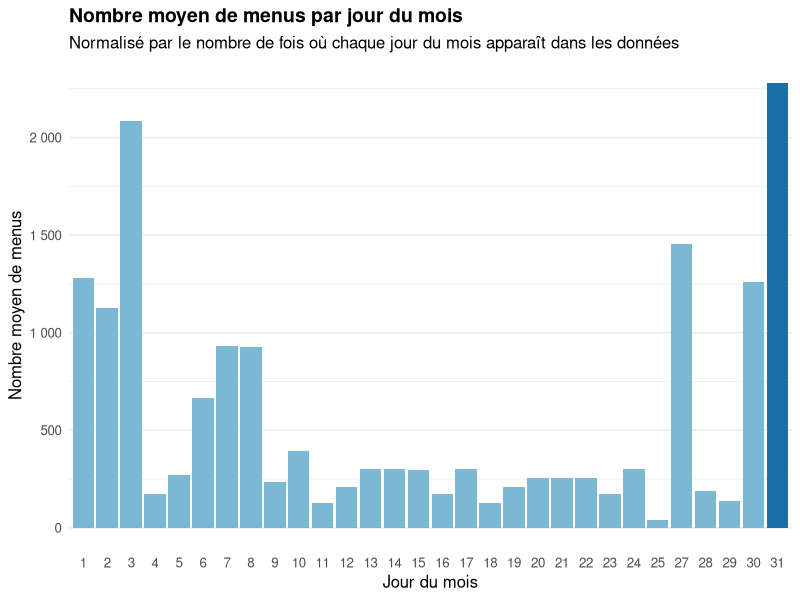
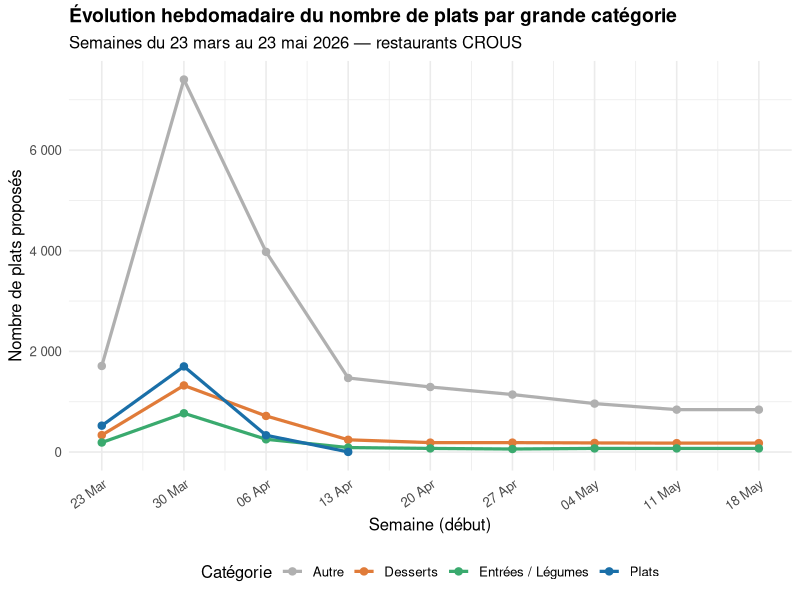
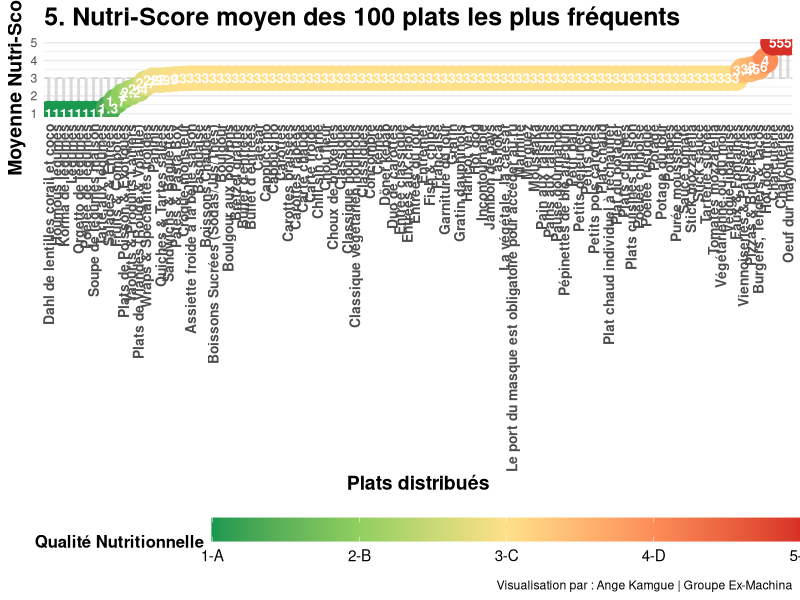
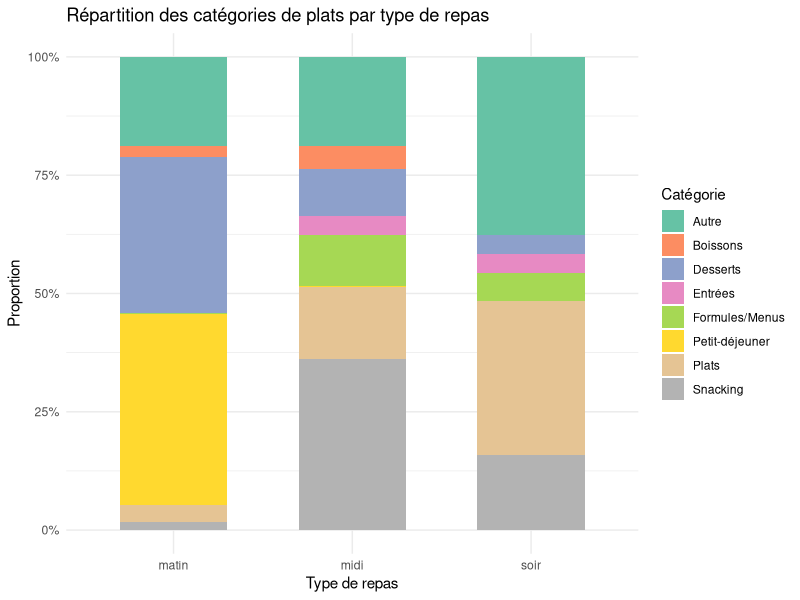
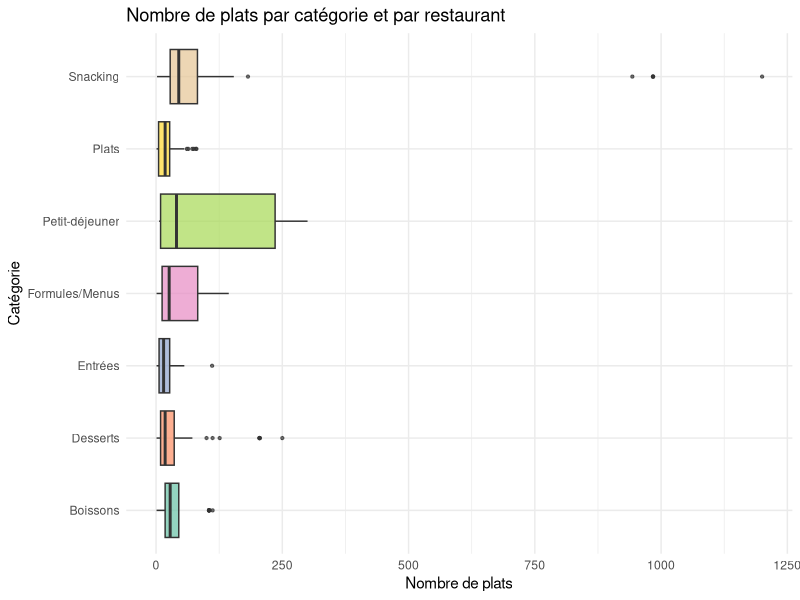

The R source for these figures, in order: (Note: this script raises an error after producing the figures.)
## ---- chunk 1
knitr::opts_chunk$set(echo = TRUE)
library(dplyr)
library(tibble)
library(ggplot2)
library(tidyr)
library(readr)
library(forcats)
library(scales)
## ---- chunk 2
library(dplyr)
library(ggplot2)
library(lubridate)
library(readr)
library(scales)

menus <- read_csv("../data/menus_complets_enrichis.csv", show_col_types = FALSE) %>%
  mutate(date = dmy(date))

# Nombre de jours observés par valeur de jour du mois (pour normaliser)
nb_jours_observes <- menus %>%
  distinct(date) %>%
  mutate(jour_mois = day(date)) %>%
  count(jour_mois, name = "nb_jours_obs")

# Agrégation : total de menus par jour du mois
menus_par_jour <- menus %>%
  mutate(jour_mois = day(date)) %>%
  count(jour_mois, name = "nb_menus") %>%
  left_join(nb_jours_observes, by = "jour_mois") %>%
  mutate(
    menus_normalises = nb_menus / nb_jours_obs,
    highlight = menus_normalises == max(menus_normalises)
  )

ggplot(menus_par_jour, aes(x = factor(jour_mois), y = menus_normalises, fill = highlight)) +
  geom_col(show.legend = FALSE) +
  scale_fill_manual(values = c("FALSE" = "#7ab8d4", "TRUE" = "#1a6fa8")) +
  scale_y_continuous(labels = comma_format(big.mark = " ")) +
  labs(
    title    = "Nombre moyen de menus par jour du mois",
    subtitle = "Normalisé par le nombre de fois où chaque jour du mois apparaît dans les données",
    x        = "Jour du mois",
    y        = "Nombre moyen de menus"
  ) +
  theme_minimal(base_size = 12) +
  theme(
    plot.title    = element_text(face = "bold", size = 14),
    panel.grid.major.x = element_blank()
  )
## ---- chunk 3
library(dplyr)
library(ggplot2)
library(lubridate)
library(readr)
library(scales)
library(stringr)

menus <- read_csv("../data/menus_complets_enrichis.csv", show_col_types = FALSE) %>%
  mutate(date = dmy(date))

# Regroupement des catégories en grandes familles
menus <- menus %>%
  mutate(
    categorie_groupe = case_when(
      str_detect(str_to_lower(categorie), "dessert|pâtisserie|patisserie|fruit|yaourt|fromage") ~ "Desserts",
      str_detect(str_to_lower(categorie), "entree|entrée|légume|legume|salade|soupe|potage")   ~ "Entrées / Légumes",
      str_detect(str_to_lower(categorie), "plat|viande|poisson|porc|bœuf|boeuf|poulet|pizza|pasta|burger") ~ "Plats",
      TRUE                                                                                        ~ "Autre"
    ),
    semaine_debut = floor_date(date, unit = "week", week_start = 1)
  )

# Agrégation par semaine et catégorie
evolution <- menus %>%
  count(semaine_debut, categorie_groupe, name = "nb_plats")

ggplot(evolution, aes(x = semaine_debut, y = nb_plats, color = categorie_groupe, group = categorie_groupe)) +
  geom_line(linewidth = 1.1) +
  geom_point(size = 2.2) +
  scale_x_date(date_labels = "%d %b", date_breaks = "1 week") +
  scale_y_continuous(labels = comma_format(big.mark = " ")) +
  scale_color_manual(
    values = c(
      "Plats"            = "#1a6fa8",
      "Desserts"         = "#e07b39",
      "Entrées / Légumes" = "#3aaa6e",
      "Autre"            = "#b0b0b0"
    )
  ) +
  labs(
    title    = "Évolution hebdomadaire du nombre de plats par grande catégorie",
    subtitle = "Semaines du 23 mars au 23 mai 2026 — restaurants CROUS",
    x        = "Semaine (début)",
    y        = "Nombre de plats proposés",
    color    = "Catégorie"
  ) +
  theme_minimal(base_size = 12) +
  theme(
    plot.title     = element_text(face = "bold", size = 14),
    legend.position = "bottom",
    axis.text.x    = element_text(angle = 35, hjust = 1)
  )
## ---- chunk 4
#Question 5 : Quel est le Nutri-Score moyen des 100 plats les plus fréquents ?

library(tidyverse)
library(ggplot2)

menus <- read_csv("../data/menus_complets_enrichis.csv")

data_nutri <- menus %>%
  mutate(
    plat_test = iconv(str_to_lower(plat), to = "ASCII//TRANSLIT"),
    plat_test = str_squish(plat_test),
    # Conversion du Nutri-Score
    nutri_num = case_when(
      nutriscore == "A" ~ 1,
      nutriscore == "B" ~ 2,
      nutriscore == "C" ~ 3,
      nutriscore == "D" ~ 4,
      nutriscore == "E" ~ 5,
      TRUE ~ NA_real_
    )
  ) %>%
  # --- BLOC DE NETTOYAGE RADICAL ---
  filter(
    !str_detect(plat_test, "montreal|a emporter|telechargez|note douce|carte detaillee|inspiration du jour|simple & gourmand|manque plus que vous"),
    !str_detect(plat_test, "bon appetit|allergenes|consultez la carte|plat du jour|le dandy|les ameliores|hors d'oeuvre varies"),
    !str_detect(plat_test, "pain est compris|origine france|selon fabrication")
  ) %>%
  # Bloc de regroupement
  mutate(plat_general = case_when(
    str_detect(plat_test, "sandwich|baguette|complet|viennois|ciabatta|bagnat|jambon beurre|rosette|thon mayo|pain speciaux|pain suedois") ~ "Sandwichs & Baguettes",
    str_detect(plat_test, "burger|hamburger|tenders|box tenders|tacos|bacon butternut|chicken hawai") ~ "Burgers, Tenders & Tacos",
    str_detect(plat_test, "panini") ~ "Paninis",
    str_detect(plat_test, "wrap|nordiques") ~ "Wraps & Spécialités froides",
    str_detect(plat_test, "salade|cesar|santorin|bowl|crudites|nicoise|taboule|surimi|coleslaw|oeufs mayo") ~ "Salades & Entrées",
    str_detect(plat_test, "pasta|pate|bolognaise|carbonara|napolitaine|pesto|sodebo|fusilli|penne|coquillette|macaroni|torsade") ~ "Pâtes & Pasta Box",
    str_detect(plat_test, "pizza|margherita|bruchetta") ~ "Pizzas & Bruschettas",
    str_detect(plat_test, "croque[- ]monsieur|croques monsieur") ~ "Croque-monsieur",
    str_detect(plat_test, "quiche|tarte salee|lorraine|chevre|courgette") ~ "Quiches & Tartes salées",
    str_detect(plat_test, "poulet|tikka|curry|cajun|teriyaki|nuggets|escalope|cordon bleu|dinde|carbonade|viande|boeuf|chili con carne") ~ "Plats de Viandes (Rouge & Volaille)",
    str_detect(plat_test, "poisson|saumon|bordelaise|colin|macha ko tharkari") ~ "Plats de Poisson & Exotiques",
    str_detect(plat_test, "yaourt|laitage|fromage blanc|entremets|verre de lait") ~ "Yaourts & Produits Laitiers",
    str_detect(plat_test, "cookie|muffin|beignet|donut|brownie|patisserie|viennoiserie|croissant|pain au chocolat|choco suisse|palmier|gateau|crepe|nutella|biscuit|tartelette") ~ "Viennoiseries & Pâtisseries",
    str_detect(plat_test, "fruit|compote|pomme|banane|orange|confiture") ~ "Fruits & Compotes",
    str_detect(plat_test, "eau |fontaine|cristaline|vittel|volvic|perrier|gazeuse|plate") ~ "Eaux & Fontaines",
    str_detect(plat_test, "coca|soda|red bull|monster|oasis|fuzz|minute maid|jus de|the aromatise|the nature|canette") ~ "Boissons Sucrées (Sodas/Jus/Thés)",
    str_detect(plat_test, "cafe|expresso|latte|macchiato|capuccino|moccaccino|chocolat chaud") ~ "Boissons Chaudes",
    TRUE ~ plat 
  ))

# 2. Calcul du Top 100 et de leur Nutri-Score moyen
top_100_nutri <- data_nutri %>%
  group_by(plat_general) %>%
  summarise(
    n = n(),
    nutri_moyen = mean(nutri_num, na.rm = TRUE)
  ) %>%
  filter(!is.na(nutri_moyen)) %>%
  # Suppression manuelle des dernières miettes si nécessaire
  filter(!plat_general %in% c("Frites", "Chips, pringles", "Chips natures ou aromatisées")) %>%
  arrange(desc(n)) %>%
  head(100)

# 3. Préparation pour le graphique
top_100_nutri_div <- top_100_nutri %>%
  mutate(nutri_label = round(nutri_moyen, 1)) %>%
  arrange(nutri_moyen)


# Visualisation
# Création du graphique "Divergent Lollipop"
# Visualisation
p_vertical <- ggplot(top_100_nutri_div, aes(x = reorder(plat_general, nutri_moyen), y = nutri_moyen)) +
  geom_hline(yintercept = 3, linetype = "dashed", color = "grey80") +
  
  geom_segment(aes(xend = plat_general, y = 3, yend = nutri_moyen), 
               color = "grey85", size = 1) + # Tige légèrement plus épaisse
  
  geom_point(aes(color = nutri_moyen), size = 8) + # Bulles plus grandes (de 5 à 8)
  
  # 1. Augmentation du texte DANS les bulles (size de 1.5 à 3.5)
  geom_text(aes(label = nutri_label), color = "white", size = 3.5, fontface = "bold") +
  
  scale_color_gradientn(
    colors = c("#1a9850", "#91cf60", "#fee08b", "#fc8d59", "#d73027"),
    limits = c(1, 5), 
    breaks = c(1, 2, 3, 4, 5),             
    labels = c("1-A", "2-B", "3-C", "4-D", "5-E"), 
    name = "Qualité Nutritionnelle"
  ) +
  
  theme_minimal() +
  labs(
    title = "5. Nutri-Score moyen des 100 plats les plus fréquents",
    x = "Plats distribués", 
    y = "Moyenne Nutri-Score",
    caption = "Visualisation par : Ange Kamgue | Groupe Ex-Machina"
  ) +
  theme(
    # 2. Augmentation des noms des plats en bas (size de 6 à 10 + gras)
    axis.text.x = element_text(angle = 90, vjust = 0.5, hjust = 1, size = 10, face = "bold"),
    
    # 3. Augmentation des titres des axes et du graphique
    axis.title = element_text(size = 14, face = "bold"),
    plot.title = element_text(size = 18, face = "bold"),
    
    panel.grid.major.x = element_blank(),
    legend.position = "bottom",
    
    # 4. Augmentation de la taille du texte de la légende
    legend.key.width = unit(3, "cm"),
    legend.title = element_text(size = 12, face = "bold"),
    legend.text = element_text(size = 11)
  )

# Affichage (Assure-toi que ton chunk a fig.width=20 ou plus)
print(p_vertical)

## ---- chunk 5
# Dictionnaire de regroupement des catégories
groupes <- c(
  "Entrées"        = "entr",
  "Plats"          = "plat|chaud|accompagne|grillade",
  "Desserts"       = "dessert|douceur|patisserie|compote|yaourt",
  "Boissons"       = "boisson|cafe|froid",
  "Snacking"       = "sandwich|panini|snacking|salade",
  "Formules/Menus" = "formule|menu",
  "Petit-déjeuner" = "viennois|petit.dej"
)

# Fonction de regroupement
classer <- function(categorie) {
  cat_lower <- tolower(categorie)
  for (groupe in names(groupes)) {
    if (str_detect(cat_lower, groupes[groupe])) return(groupe)
  }
  return("Autre")
}

# Calcul des proportions
structure_repas <- menus %>%
  mutate(categorie_groupe = map_chr(categorie, classer)) %>%
  group_by(repas, categorie_groupe) %>%
  summarise(n = n(), .groups = "drop") %>%
  group_by(repas) %>%
  mutate(proportion = n / sum(n))

# Visualisation
ggplot(structure_repas,
       aes(x = repas, y = proportion, fill = categorie_groupe)) +
  geom_col(position = "fill", width = 0.6) +
  scale_y_continuous(labels = scales::percent_format()) +
  scale_fill_brewer(palette = "Set2", name = "Catégorie") +
  labs(
    title = "Répartition des catégories de plats par type de repas",
    x     = "Type de repas",
    y     = "Proportion"
  ) +
  theme_minimal(base_size = 11)
## ---- chunk 6
nb_plats_cat <- menus %>%
  mutate(categorie_groupe = map_chr(categorie, classer)) %>%
  filter(categorie_groupe != "Autre") %>%
  group_by(restaurant_id, categorie_groupe) %>%
  summarise(nb_plats = n(), .groups = "drop")

ggplot(nb_plats_cat,
       aes(x = categorie_groupe, y = nb_plats, fill = categorie_groupe)) +
  geom_boxplot(outlier.size = 0.8, alpha = 0.7, show.legend = FALSE) +
  scale_fill_brewer(palette = "Set2") +
  coord_flip() +
  labs(
    title = "Nombre de plats par catégorie et par restaurant",
    x     = "Catégorie",
    y     = "Nombre de plats"
  ) +
  theme_minimal(base_size = 11)
## ---- chunk 7
library(dplyr)
library(ggplot2)
library(readr)

menus <- read_csv("menus_complets_enrichis.csv")

# Nettoyage
df <- menus %>%
  filter(
    !is.na(nutriscore),
    !is.na(calories_estimees)
  ) %>%
  filter(
    nutriscore %in% c("A", "B", "C", "D", "E")
  )

# Boxplot
ggplot(df,
       aes(
         x = nutriscore,
         y = calories_estimees,
         fill = nutriscore
       )) +
  
  geom_boxplot(alpha = 0.8) +
  
  scale_fill_manual(
    values = c(
      "A" = "#038141",
      "B" = "#85BB2F",
      "C" = "#FECB02",
      "D" = "#EE8100",
      "E" = "#E63E11"
    )
  ) +
  
  labs(
    title = "Question 13 : Existe-t-il un lien entre calories et Nutri-Score ?",
    subtitle = "Distribution des calories selon la qualité nutritionnelle",
    x = "Nutri-Score",
    y = "Calories estimées"
  ) +
  
  theme_minimal() +
  theme(
    legend.position = "none",
    plot.title = element_text(face = "bold")
  )

## ---- chunk 8
# Préparation des données

library(tidyverse)

menus <- read_csv("../data/menus_complets_enrichis.csv")

menus_clean <- menus %>%
  filter(!is.na(impact_carbone)) %>%
  mutate(impact_carbone = str_to_lower(impact_carbone))

eco_score <- menus_clean %>%
  group_by(restaurant_id) %>%
  summarise(
    total_plats = n(),
    plats_bas_carbone = sum(impact_carbone == "bas"),
    part_bas_carbone = plats_bas_carbone / total_plats
  )

# Chargement des restaurants
restaurants <- read_csv("../data/liste_restaurants.csv")

# Jointure des scores environnementaux avec les informations des restaurants
eco_score_named <- eco_score %>%
  left_join(restaurants, by = c("restaurant_id" = "code")) %>%
  select(restaurant_id, nom, region.libelle, part_bas_carbone)

# Analyse globale : comparaison entre restaurants

ggplot(eco_score_named,
       aes(x = reorder(nom, part_bas_carbone),
           y = part_bas_carbone)) +
  geom_col(fill = "darkgreen") +
  coord_flip() +
  scale_y_continuous(labels = scales::percent_format()) +
  labs(
    title = "Part de plats à faible impact carbone par restaurant",
    x = "Restaurant",
    y = "Part de plats à faible impact carbone"
  ) +
  theme_minimal()
## ---- chunk 9
# a) Restaurants les plus écoresponsables (Top 20)

top_eco_restaurants <- eco_score_named %>%
  arrange(desc(part_bas_carbone)) %>%
  slice_head(n = 20)

ggplot(top_eco_restaurants,
       aes(x = reorder(nom, part_bas_carbone),
           y = part_bas_carbone)) +
  geom_col(fill = "darkgreen") +
  coord_flip() +
  scale_y_continuous(labels = scales::percent_format()) +
  labs(
    title = "Restaurants les plus écoresponsables",
    x = "Restaurant",
    y = "Part de plats à faible impact carbone"
  ) +
  theme_minimal()
## ---- chunk 10
# b) Restaurants les moins écoresponsables (Bottom 20)

bottom_eco_restaurants <- eco_score_named %>%
  arrange(part_bas_carbone) %>%
  slice_head(n = 20)

ggplot(bottom_eco_restaurants,
       aes(x = reorder(nom, part_bas_carbone),
           y = part_bas_carbone)) +
  geom_col(fill = "firebrick") +
  coord_flip() +
  scale_y_continuous(labels = scales::percent_format()) +
  labs(
    title = "Restaurants les moins écoresponsables",
    subtitle = "Plus faible proportion de plats à faible impact carbone",
    x = "Restaurant",
    y = "Part de plats à impact carbone bas"
  ) +
  theme_minimal()
## ---- chunk 11
seuil <- 0.90  # 80 %

#  Distribution globale avec seuil

ggplot(eco_score_named, aes(x = part_bas_carbone)) +
  geom_histogram(bins = 20, fill = "grey70", color = "white") +
  geom_vline(xintercept = seuil, color = "red", linetype = "dashed") +
  scale_x_continuous(labels = scales::percent_format()) +
  labs(
    title = "Distribution des restaurants selon leur part de plats bas carbone",
    subtitle = paste("Seuil fixé à", seuil * 100, "%"),
    x = "Part de plats à faible impact carbone",
    y = "Nombre de restaurants"
  ) +
  theme_minimal()

# Nombre de restaurants au-dessus / en dessous du seuil

repartition_seuil <- eco_score_named %>%
  summarise(
    total_restaurants = n(),
    nb_en_dessous = sum(part_bas_carbone < seuil),
    nb_au_dela = sum(part_bas_carbone >= seuil),
    part_au_dela = nb_au_dela / total_restaurants
  )

repartition_seuil
## ---- chunk 12
library(dplyr)
library(ggplot2)
library(readr)
library(forcats)
library(tidyr)
library(scales)

# ── Chargement ──────────────────────────────────────────────────────────────
restaurants <- read_csv("../data/liste_restaurants.csv", show_col_types = FALSE)
menus       <- read_csv("../data/menus_complets_enrichis.csv", show_col_types = FALSE)

# ── Jointure et filtrage ────────────────────────────────────────────────────
df <- menus %>%
  left_join(
    restaurants %>% select(code, region = "region.libelle"),
    by = c("restaurant_id" = "code")
  ) %>%
  filter(!is.na(region))

# Exclure les régions avec un seul restaurant (non représentatives)
regions_valides <- df %>%
  group_by(region) %>%
  summarise(n_rest = n_distinct(restaurant_id), .groups = "drop") %>%
  filter(n_rest >= 2) %>%          # ≥ 2 restaurants pour être conservée
  pull(region)

df <- df %>% filter(region %in% regions_valides)

# ── Palette commune ─────────────────────────────────────────────────────────
palette_regions <- colorRampPalette(c("#b7dde8", "#1a6fa8"))(length(regions_valides))
## ---- chunk 13
# Métrique : plats distincts par restaurant
diversite_norm <- df %>%
  group_by(region) %>%
  summarise(
    n_plats_distincts = n_distinct(plat),
    n_restaurants     = n_distinct(restaurant_id),
    plats_par_resto   = n_plats_distincts / n_restaurants,
    .groups = "drop"
  ) %>%
  mutate(region = fct_reorder(region, plats_par_resto))

ggplot(diversite_norm, aes(x = plats_par_resto, y = region, fill = plats_par_resto)) +
  geom_col(show.legend = FALSE, width = 0.75) +
  geom_text(
    aes(label = sprintf("%.1f", plats_par_resto)),
    hjust = -0.15, size = 3.2, color = "grey30"
  ) +
  geom_vline(
    xintercept = mean(diversite_norm$plats_par_resto),
    linetype = "dashed", color = "firebrick", linewidth = 0.8
  ) +
  annotate(
    "text", x = mean(diversite_norm$plats_par_resto) + 0.3,
    y = 1.5, label = "Moyenne", color = "firebrick", size = 3.2, hjust = 0
  ) +
  scale_fill_gradient(low = "#b7dde8", high = "#1a6fa8") +
  scale_x_continuous(expand = expansion(mult = c(0, 0.15))) +
  labs(
    title    = "Diversité normalisée : plats distincts par restaurant et par région",
    subtitle = "Corrige le biais de taille — les grandes régions ne sont plus avantagées",
    x        = "Nombre moyen de plats distincts par restaurant",
    y        = NULL
  ) +
  theme_minimal(base_size = 12) +
  theme(
    plot.title         = element_text(face = "bold", size = 14),
    panel.grid.major.y = element_blank()
  )
## ---- chunk 14
# Entropie de Shannon par restaurant
shannon_entropy <- function(x) {
  counts <- table(x)
  probs  <- counts / sum(counts)
  probs  <- probs[probs > 0]
  -sum(probs * log2(probs))
}

shannon_par_resto <- df %>%
  group_by(region, restaurant_id) %>%
  summarise(shannon = shannon_entropy(plat), .groups = "drop")

shannon_par_region <- shannon_par_resto %>%
  group_by(region) %>%
  summarise(
    shannon_moyen = mean(shannon),
    shannon_sd    = sd(shannon),
    n_rest        = n(),
    .groups = "drop"
  ) %>%
  mutate(
    region  = fct_reorder(region, shannon_moyen),
    # Intervalle de confiance à 95 %
    ic_low  = shannon_moyen - qt(0.975, df = n_rest - 1) * shannon_sd / sqrt(n_rest),
    ic_high = shannon_moyen + qt(0.975, df = n_rest - 1) * shannon_sd / sqrt(n_rest)
  )

ggplot(shannon_par_region,
       aes(x = shannon_moyen, y = region, color = shannon_moyen)) +
  geom_segment(
    aes(x = ic_low, xend = ic_high, yend = region),
    linewidth = 1, alpha = 0.35
  ) +
  geom_point(size = 4, show.legend = FALSE) +
  geom_vline(
    xintercept = mean(shannon_par_region$shannon_moyen),
    linetype = "dashed", color = "firebrick", linewidth = 0.8
  ) +
  annotate(
    "text", x = mean(shannon_par_region$shannon_moyen) + 0.05,
    y = 1.5, label = "Moyenne", color = "firebrick", size = 3.2, hjust = 0
  ) +
  scale_color_gradient(low = "#b7dde8", high = "#1a6fa8") +
  scale_x_continuous(limits = c(0, NA)) +
  labs(
    title    = "Entropie de Shannon moyenne par région",
    subtitle = "Mesure l'équilibre de la distribution des plats au sein de chaque restaurant\nLes segments représentent l'intervalle de confiance à 95 %",
    x        = "Entropie de Shannon moyenne (bits)",
    y        = NULL
  ) +
  theme_minimal(base_size = 12) +
  theme(
    plot.title         = element_text(face = "bold", size = 14),
    panel.grid.major.y = element_blank()
  )
## ---- chunk 15
# Part de chaque style culinaire par région
styles_region <- df %>%
  group_by(region, style_culinaire) %>%
  summarise(n = n(), .groups = "drop") %>%
  group_by(region) %>%
  mutate(pct = n / sum(n)) %>%
  ungroup()

# Ordonnancement des régions par part de "Cuisine Traditionnelle" (croissant → plus diversifiée)
ordre_regions <- styles_region %>%
  filter(style_culinaire == "Cuisine Traditionnelle") %>%
  arrange(pct) %>%
  pull(region)

palette_styles <- c(
  "Cuisine Traditionnelle" = "#1a6fa8",
  "Street Food"            = "#e07b39",
  "Fraîcheur"              = "#3aaa6e",
  "Plats Sucrés"           = "#e8c63a",
  "Soupes"                 = "#9b59b6"
)

styles_region %>%
  mutate(region = factor(region, levels = ordre_regions)) %>%
  ggplot(aes(x = pct, y = region, fill = style_culinaire)) +
  geom_col(width = 0.8, position = "stack") +
  scale_fill_manual(values = palette_styles, name = "Style culinaire") +
  scale_x_continuous(labels = percent_format(accuracy = 1),
                     expand = expansion(mult = c(0, 0.01))) +
  labs(
    title    = "Composition culinaire des menus par région",
    subtitle = "Régions triées par part croissante de Cuisine Traditionnelle → les plus diversifiées en haut",
    x        = "Part dans l'offre totale de la région",
    y        = NULL
  ) +
  theme_minimal(base_size = 12) +
  theme(
    plot.title         = element_text(face = "bold", size = 14),
    panel.grid.major.y = element_blank(),
    legend.position    = "bottom"
  )
## ---- chunk 16
library(dplyr)
library(ggplot2)
library(readr)
library(scales)

menus      <- read_csv("../data/menus_complets_enrichis.csv", show_col_types = FALSE)
restaurants <- read_csv("../data/liste_restaurants.csv",       show_col_types = FALSE)

# Statistiques de fiabilité par restaurant
fiabilite <- menus %>%
  group_by(restaurant_id) %>%
  summarise(
    nb_plats           = n(),
    nb_scores_distincts = n_distinct(nutriscore),
    pct_C              = mean(nutriscore == "C") * 100,
    .groups            = "drop"
  ) %>%
  filter(nb_plats >= 10) %>%
  left_join(
    restaurants %>% select(code, nom),
    by = c("restaurant_id" = "code")
  ) %>%
  mutate(
    suspect = pct_C >= 90 & nb_scores_distincts == 1,
    label   = if_else(suspect & nb_plats >= 80, nom, NA_character_)
  )

# Graphique : scatter pct_C vs nb_scores_distincts, taille = nb_plats
ggplot(fiabilite,
       aes(x = nb_scores_distincts, y = pct_C,
           size = nb_plats, color = suspect)) +
  geom_jitter(alpha = 0.65, width = 0.15, height = 0.5) +
  geom_hline(yintercept = 90, linetype = "dashed", color = "firebrick", linewidth = 0.8) +
  ggrepel::geom_label_repel(
    aes(label = label),
    size = 2.8, color = "firebrick", fill = "white",
    box.padding = 0.4, max.overlaps = 12, show.legend = FALSE
  ) +
  scale_color_manual(
    values = c("FALSE" = "#7ab8d4", "TRUE" = "firebrick"),
    labels = c("FALSE" = "Données cohérentes", "TRUE" = "Suspect (≥90 % de C, 1 seul score)")
  ) +
  scale_size_continuous(range = c(2, 10), breaks = c(10, 50, 100, 500)) +
  scale_y_continuous(labels = function(x) paste0(x, " %")) +
  labs(
    title    = "Fiabilité des données nutritionnelles par restaurant",
    subtitle = paste0(
      "Restaurants avec ≥ 10 plats — ",
      sum(fiabilite$suspect), " sur ", nrow(fiabilite),
      " présentent un profil suspect (≥ 90 % de Nutri-Score C, 1 valeur unique)"
    ),
    x        = "Nombre de Nutri-Scores distincts utilisés",
    y        = "Proportion de plats avec Nutri-Score C",
    color    = NULL,
    size     = "Nombre de plats"
  ) +
  theme_minimal(base_size = 12) +
  theme(
    plot.title     = element_text(face = "bold", size = 14),
    legend.position = "bottom"
  )
## ---- chunk 17
# Table des restaurants les plus suspects
fiabilite %>%
  filter(suspect) %>%
  arrange(desc(nb_plats)) %>%
  slice_head(n = 15) %>%
  select(
    `Restaurant`             = nom,
    `ID`                     = restaurant_id,
    `Nb plats`               = nb_plats,
    `% Nutri-Score C`        = pct_C,
    `Scores distincts`       = nb_scores_distincts
  ) %>%
  knitr::kable(
    caption = "Top 15 des restaurants au profil nutritionnel suspect",
    digits  = 1
  )
## ---- chunk 18


library(tidyverse)

# Chargement
menus <- read.csv("menus_complets_enrichis.csv")

# Nettoyage des données
df_clean <- menus %>%
  filter(
    !is.na(style_culinaire),
    style_culinaire != "",
    !is.na(nutriscore),
    nutriscore != ""
  )

# Regrouper les styles trop rares
top_styles <- df_clean %>%
  count(style_culinaire, sort = TRUE) %>%
  top_n(10, n) %>%
  pull(style_culinaire)

df_clean <- df_clean %>%
  mutate(style_culinaire = ifelse(style_culinaire %in% top_styles,
                                  style_culinaire,
                                  "Autres"))

# Ordre des nutriscores
df_clean$nutriscore <- factor(df_clean$nutriscore,
                              levels = c("A", "B", "C", "D", "E"))

# Visualisation (Stackbar)
ggplot(df_clean, aes(x = style_culinaire, fill = nutriscore)) +
  geom_bar(position = "fill", width = 0.6) +
  scale_y_continuous(labels = scales::percent_format()) +
  scale_fill_manual(
    values = c(
      "A" = "#549464", 
      "B" = "#a3cc75", 
      "C" = "#f5d44c", 
      "D" = "#db9346", 
      "E" = "#cf6342"
    ),
    name = "Nutri-Score"
  ) +
  labs(
    title = "Répartition du Nutri-Score selon le style culinaire",
    x = "Style culinaire",
    y = "Proportion de plats"
  ) +
  theme_minimal(base_size = 11) +
  theme(
    axis.text.x = element_text(angle = 45, hjust = 1)
  )
## ---- chunk 19

library(dplyr)
library(ggplot2)
library(readr)
library(lubridate)

menus <- read_csv(
  "menus_complets_enrichis.csv",
  show_col_types = FALSE
)

restaurants <- read_csv(
  "liste_restaurants.csv",
  show_col_types = FALSE
)
# Jointure pour récupérer le nom du restaurant
data <- menus %>%
  left_join(
    restaurants %>%
      select(code, nom),
    by = c("restaurant_id" = "code")
  )

pareto <- data %>%
  count(plat, sort = TRUE) %>%
  mutate(
    part = n / sum(n),
    part_cum = cumsum(part)
  )
pareto <- data %>%
  count(plat, sort = TRUE) %>%
  mutate(
    part_cum = cumsum(n) / sum(n)
  ) %>%
  filter(part_cum <= 0.80)

ggplot(pareto, aes(x = reorder(plat, -n))) + geom_col(aes(y = n), fill = "#1a6fa8") + geom_line(aes(y = part_cum * max(n), group = 1), color = "red", linewidth = 1) + geom_point(aes(y = part_cum * max(n)), color = "red") + scale_y_continuous( name = "Fréquence des plats", sec.axis = sec_axis(~ . / max(pareto$n), name = "Proportion cumulée") ) + labs( title = "Concentration de l’offre culinaire (loi de Pareto)", subtitle = "Une minorité de plats concentre-t-elle la majorité des occurrences ?", x = "Plats (classés par fréquence)" ) + theme_minimal() + theme(axis.text.x = element_blank())
